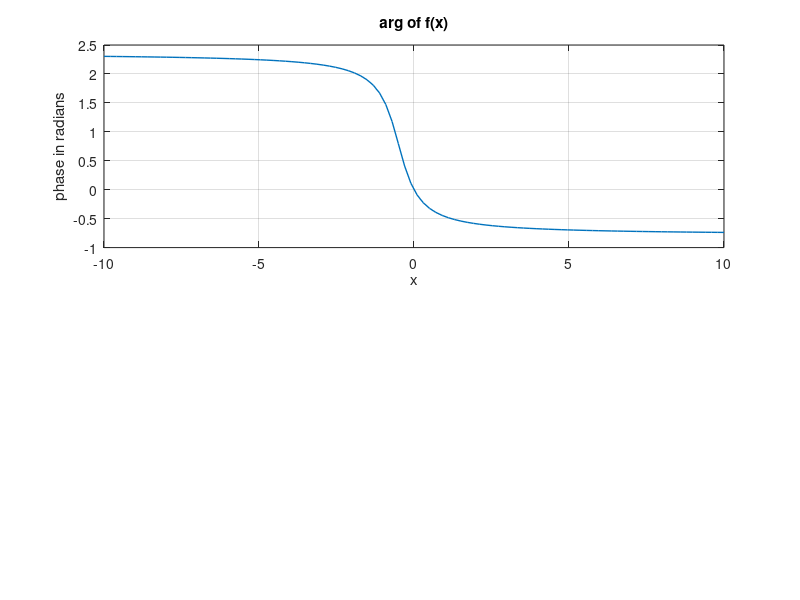

Recreate this plot in MATLAB.

z= 1+1i;
x=linspace(-10,10,100);
f=(1./(z .*x +1));

fmagnitude = abs(f);
farg = angle(f);

figure;


subplot(2,1,1);
plot(x,fmagnitude,'Linewidth', 1);
grid on;
title ('Graph of |f(x)|');
xlabel('x');
ylabel('magnitude');

subplot(2,1,1);
plot(x,farg, 'Linewidth',1);
grid on;
title('arg of f(x)');
xlabel('x');
ylabel('phase in radians');

